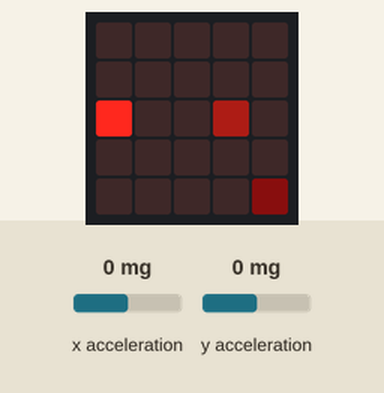
Simulated run of this program. Board: BBC micro:bit (MakeCode). Shown: the board's 5×5 LED display. Inputs (shaded band) come from the test bench; at power-on: y acceleration 0 mg, x acceleration 0 mg.

Above: at 1.26 s.
1.3 s: y acceleration set to 191 mg
At 1.66 s:
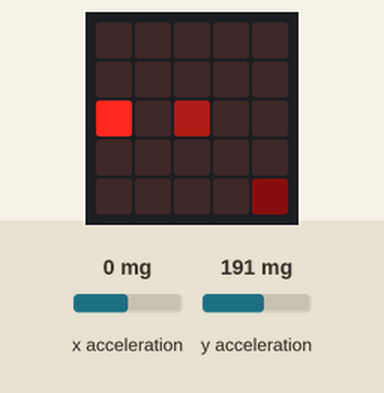
3.0 s: y acceleration set to 215 mg
6.0 s: x acceleration set to 750 mg
At 6.46 s:
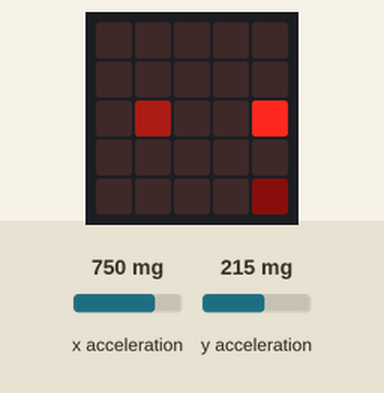
8.7 s: y acceleration set to -1440 mg
At 10.88 s:
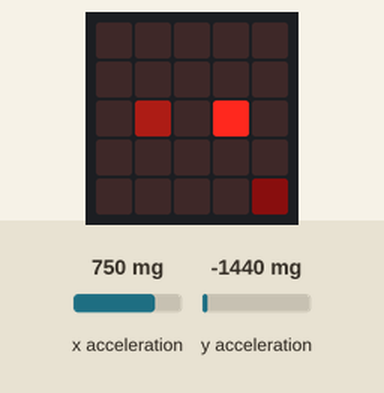

The program:

main.ts
```typescript
let pakman = game.createSprite(2, 2)
let janaria = game.createSprite(4, 4)
let mamua = game.createSprite(2, 2)
pakman.set(LedSpriteProperty.Blink, 100)
mamua.set(LedSpriteProperty.Brightness, 50)
janaria.set(LedSpriteProperty.Brightness, 10)
basic.forever(function () {
    mamua.move(1)
    basic.pause(500)
    mamua.ifOnEdgeBounce()
})
basic.forever(function () {
    if (input.acceleration(Dimension.X) > 200) {
        pakman.change(LedSpriteProperty.X, 1)
    }
    if (input.acceleration(Dimension.X) < 200) {
        pakman.change(LedSpriteProperty.X, -1)
    }
    if (input.acceleration(Dimension.Y) > 200) {
        pakman.change(LedSpriteProperty.X, 1)
    }
    if (input.acceleration(Dimension.Y) < 200) {
        pakman.change(LedSpriteProperty.X, -1)
    }
})
```

test.ts
```typescript
// aquí va el archivo "tests"; esto no se compilará cuando este paquete se utilice como una extensión.
```

Measured:
- after the input at 6.0 s, the display: first changes at once (image 2 shows a later state)
